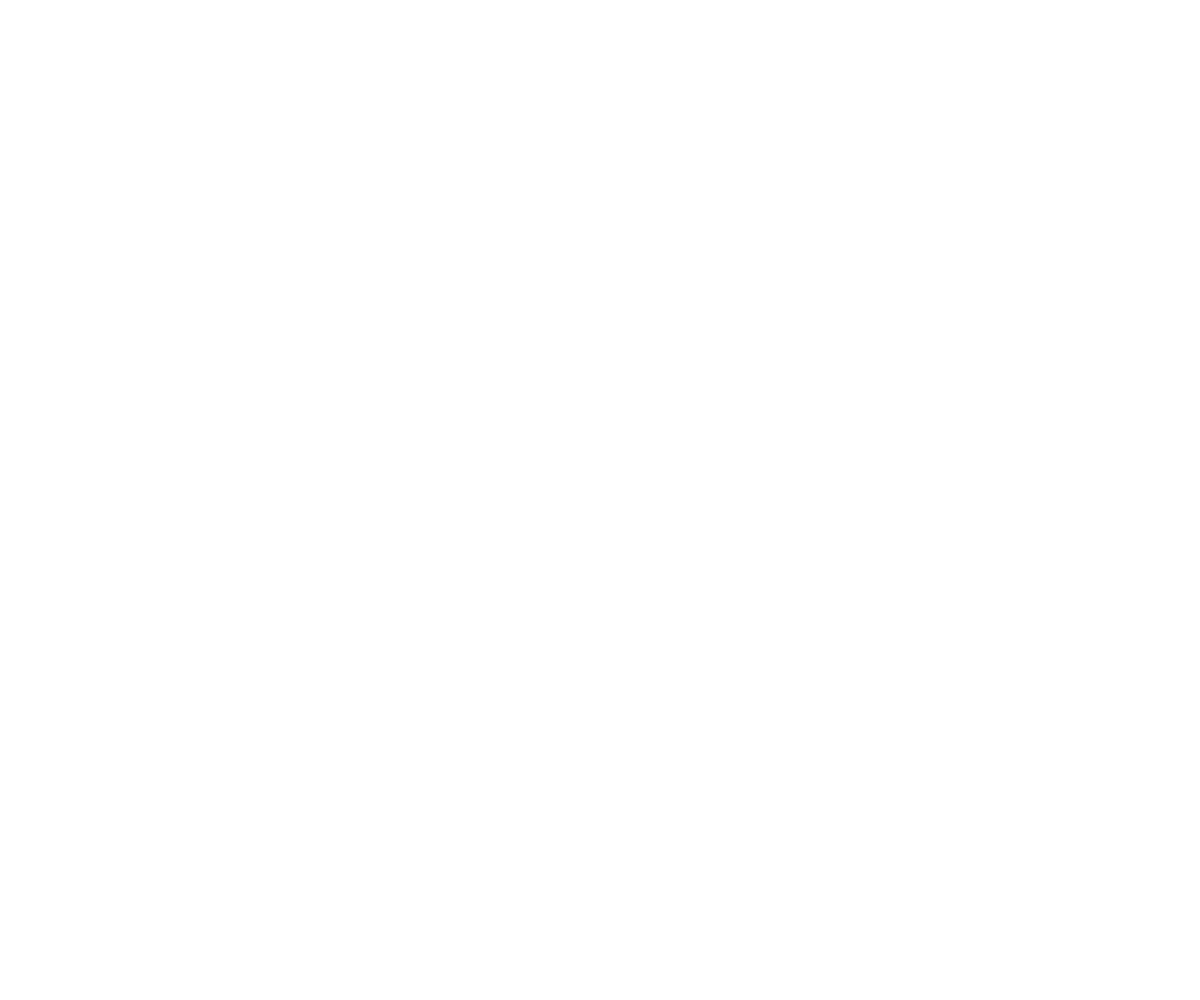
Frame 1 (no input)
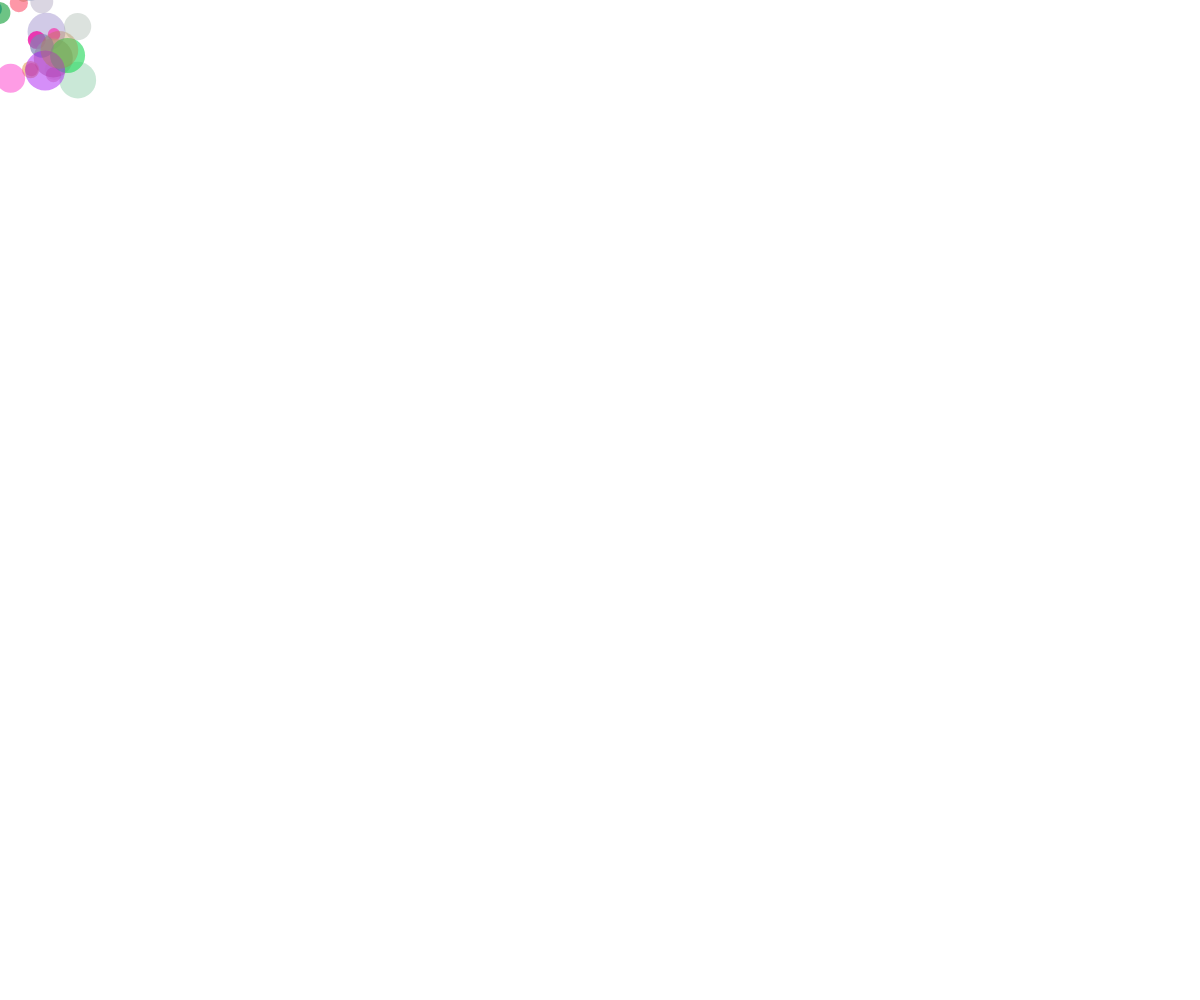
Frame 60 (no input)
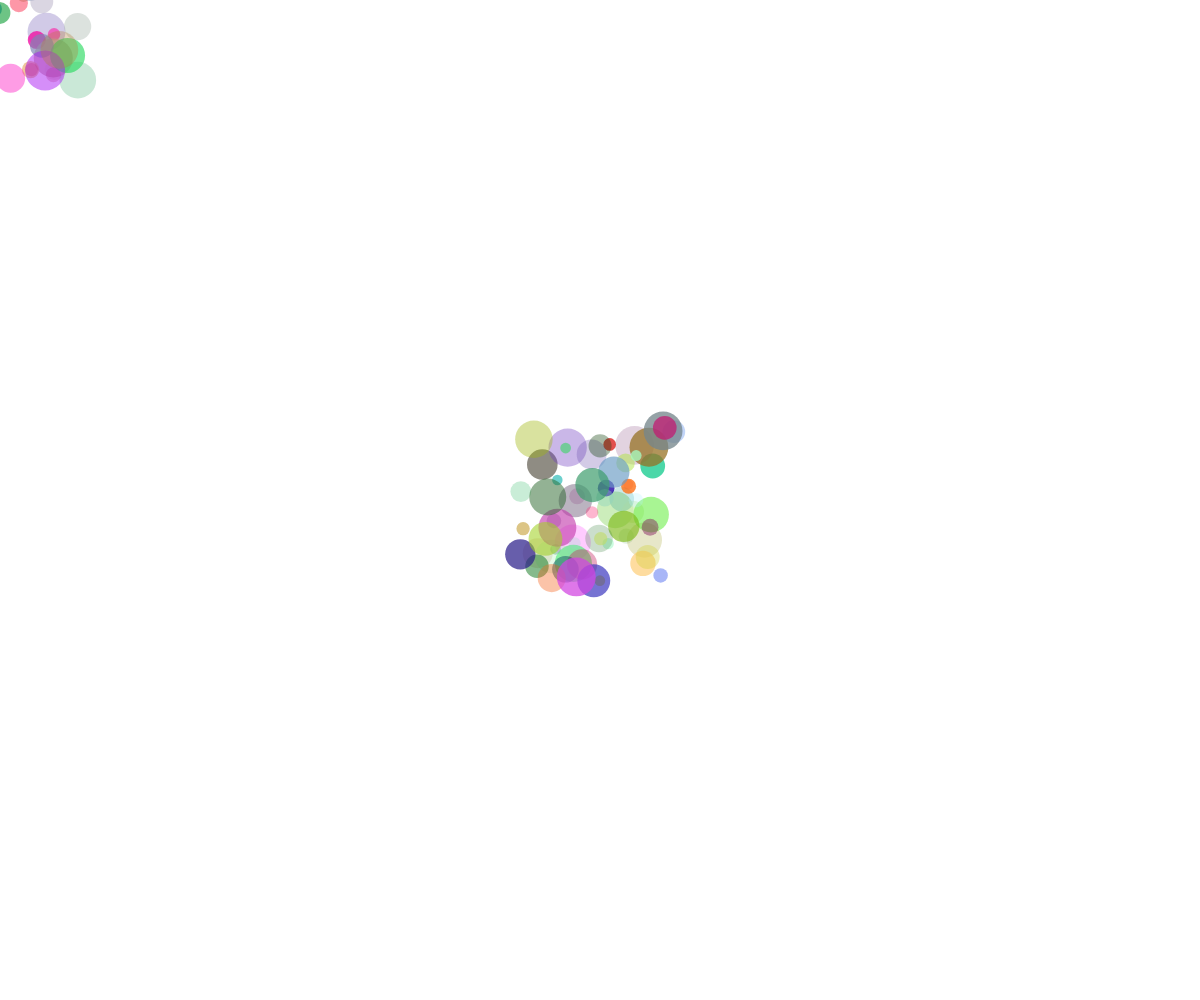
Frame 120 (the mouse pressed at the canvas centre since frame 60)

The p5.js sketch that drew these frames (run headless with seeded random() and noise() and a simulated clock; from frame 60 on, the mouse is pressed at the canvas centre):

// p5.js sketch
// ── sketch.js
function setup() {
  createCanvas(windowWidth, windowHeight);
  background(255);
}

function draw() {
  fill(random(256), random(256), random(256), random(50, 201));
  noStroke();
  circle(random(mouseX-80, mouseX+81), random(mouseY-80, mouseY+81), random(10, 41));
}
